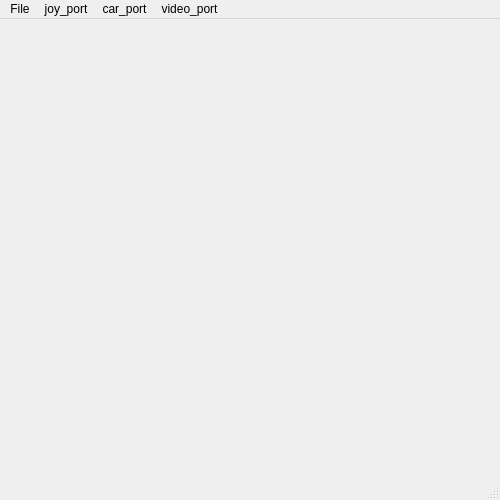
<?xml version="1.0" encoding="UTF-8"?>
<ui version="4.0">
 <class>MainWindow</class>
 <widget class="QMainWindow" name="MainWindow">
  <property name="geometry">
   <rect>
    <x>0</x>
    <y>0</y>
    <width>500</width>
    <height>500</height>
   </rect>
  </property>
  <property name="windowTitle">
   <string>MainWindow</string>
  </property>
  <widget class="QWidget" name="centralwidget"/>
  <widget class="QMenuBar" name="menubar">
   <property name="geometry">
    <rect>
     <x>0</x>
     <y>0</y>
     <width>500</width>
     <height>24</height>
    </rect>
   </property>
   <widget class="QMenu" name="menujoy">
    <property name="title">
     <string>joy_port</string>
    </property>
   </widget>
   <widget class="QMenu" name="menucar_port">
    <property name="title">
     <string>car_port</string>
    </property>
   </widget>
   <widget class="QMenu" name="menusettings">
    <property name="title">
     <string>File</string>
    </property>
    <addaction name="actionSettings"/>
   </widget>
   <widget class="QMenu" name="menuvideo_port">
    <property name="title">
     <string>video_port</string>
    </property>
   </widget>
   <addaction name="menusettings"/>
   <addaction name="menujoy"/>
   <addaction name="menucar_port"/>
   <addaction name="menuvideo_port"/>
  </widget>
  <widget class="QStatusBar" name="statusbar"/>
  <action name="actionSettings">
   <property name="text">
    <string>Settings</string>
   </property>
  </action>
 </widget>
 <resources/>
 <connections/>
</ui>
